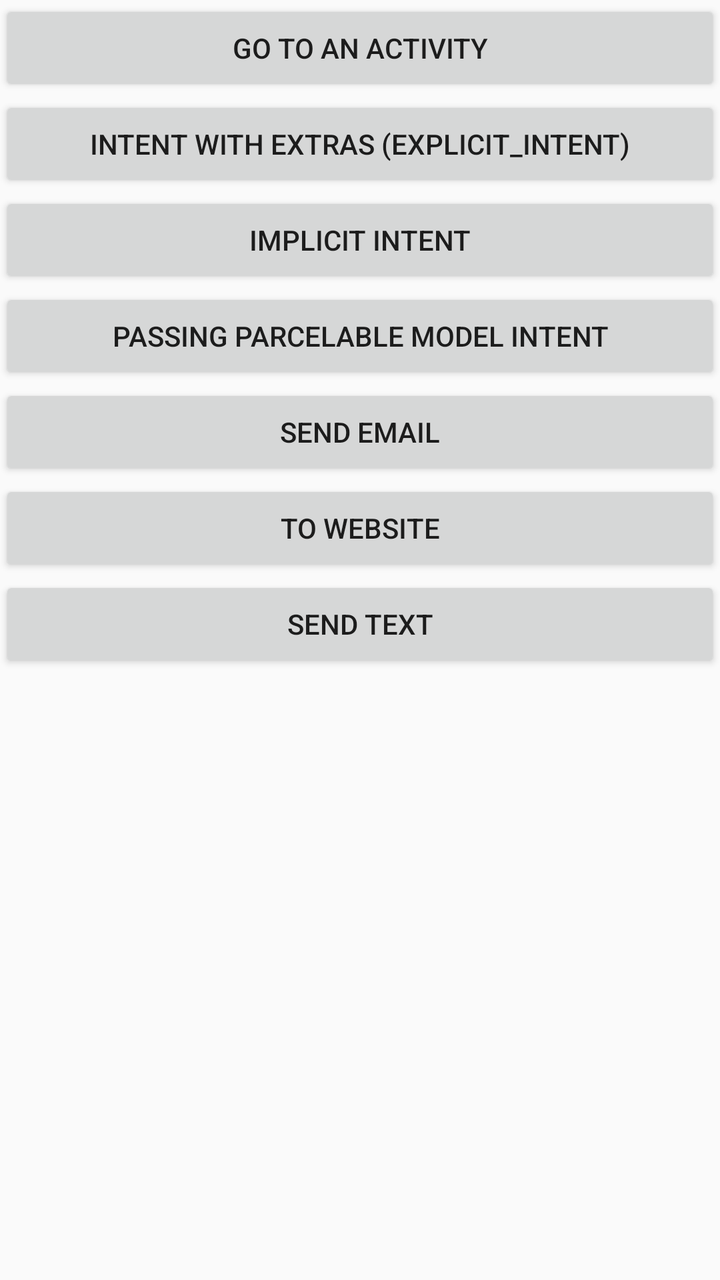
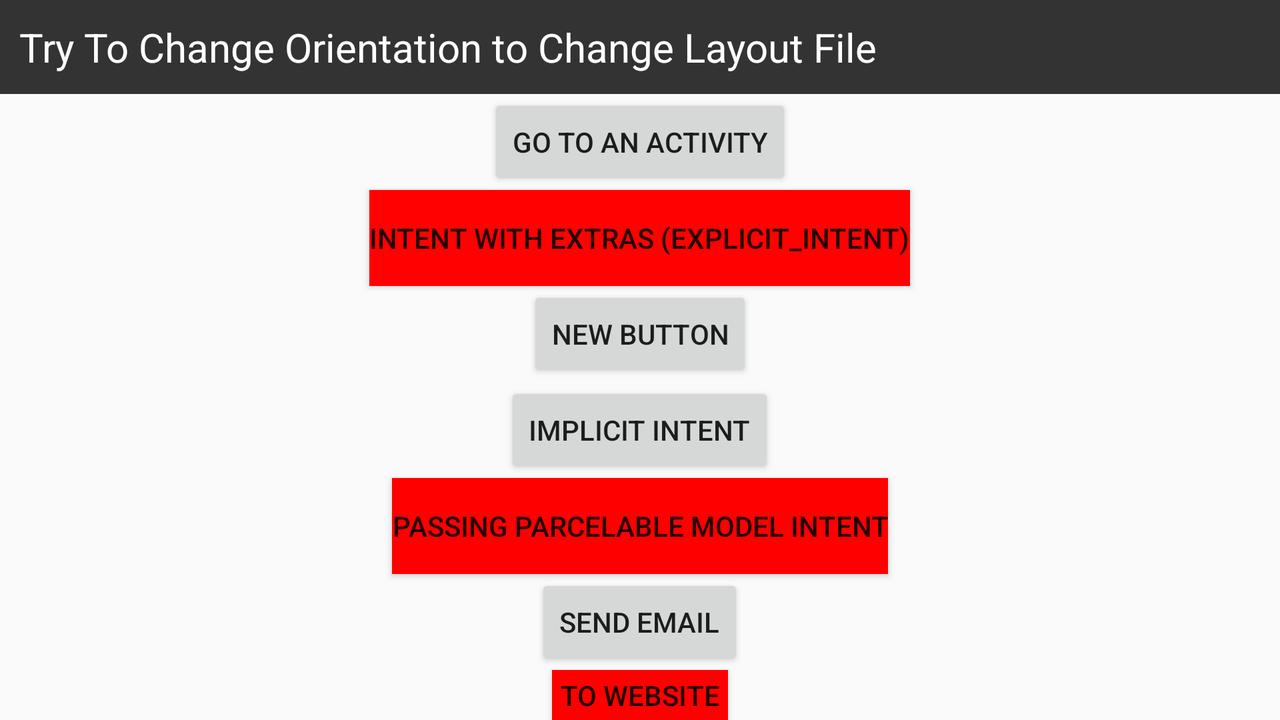

Two renders of one Android screen. The first uses the default layout on a phone; the second uses the alternative layout the repository ships for a different screen configuration, on a matching device. The two XML files are below.
<!-- AndroidManifest.xml: application theme AppTheme -->
<!-- res/layout/activity_intent_types_layout.xml -->
<LinearLayout xmlns:android="http://schemas.android.com/apk/res/android"
    xmlns:tools="http://schemas.android.com/tools" android:layout_width="match_parent"
    android:layout_height="match_parent" android:paddingLeft="@dimen/activity_horizontal_margin"
    android:paddingRight="@dimen/activity_horizontal_margin"
    android:paddingTop="@dimen/activity_vertical_margin"
    android:paddingBottom="@dimen/activity_vertical_margin"
    tools:context="com.courtaks.learningapplication.projects1.intents.intent_types"
    android:orientation="vertical"
    android:gravity="center_horizontal">


    <Button
        android:layout_width="fill_parent"
        android:layout_height="wrap_content"
        android:text="Go To An Activity"
        android:id="@+id/intent_btn_1"
        android:onClick="normal_intent"
        />


    <Button
        android:layout_width="fill_parent"
        android:layout_height="wrap_content"
        android:text="intent with extras (Explicit_intent)"
        android:id="@+id/intent_btn_2"
        android:onClick="Explicit_intent"
        />

    <Button
        android:layout_width="fill_parent"
        android:layout_height="wrap_content"
        android:text="Implicit Intent"
        android:id="@+id/intent_btn_14"
        android:onClick="Implicit_intent"
        />



    <Button
        android:layout_width="fill_parent"
        android:layout_height="wrap_content"
        android:text="Passing Parcelable Model Intent"
        android:id="@+id/intent_btn_3"
        android:onClick="passing_Parcelable_model"
        />


    <Button
        android:layout_width="fill_parent"
        android:layout_height="wrap_content"
        android:text="Send Email"
        android:id="@+id/button9"
        android:onClick="send_email"
        />

    <Button
        android:layout_width="fill_parent"
        android:layout_height="wrap_content"
        android:text="To Website"
        android:id="@+id/button10"
        android:onClick="view_website"
        />

    <Button
        android:layout_width="fill_parent"
        android:layout_height="wrap_content"
        android:text="Send Text"
        android:id="@+id/button11"
        android:onClick="implicitSendText"
        />


</LinearLayout>
<!-- resources referenced by this layout -->
<resources>
  <style name="AppTheme" parent="Theme.AppCompat.Light.DarkActionBar">
          
          <item name="colorPrimary">@color/colorPrimary</item>
          <item name="colorPrimaryDark">@color/colorPrimaryDark</item>
          <item name="colorAccent">@color/colorAccent</item>
      </style>
  <color name="colorPrimary">#3F51B5</color>
  <color name="colorPrimaryDark">#303F9F</color>
  <color name="colorAccent">#FF4081</color>
</resources>
<!-- res/layout-land/activity_intent_types_layout.xml (the author's variant of the layout above) -->
<!-- drawn on the phone turned sideways -->
<LinearLayout xmlns:android="http://schemas.android.com/apk/res/android"
    xmlns:tools="http://schemas.android.com/tools" android:layout_width="match_parent"
    android:layout_height="match_parent" android:paddingLeft="@dimen/activity_horizontal_margin"
    android:paddingRight="@dimen/activity_horizontal_margin"
    android:paddingTop="@dimen/activity_vertical_margin"
    android:paddingBottom="@dimen/activity_vertical_margin"
    tools:context="com.courtaks.learningapplication.projects1.intents.intent_types"
    android:orientation="vertical"
    android:gravity="center_horizontal">


    <TextView
        android:layout_width="match_parent"
        android:layout_height="wrap_content"
        android:text="Try To Change Orientation to Change Layout File"
        android:id="@+id/textView9"
        android:layout_gravity="center_horizontal"
        android:textSize="20dp"
        android:textColor="#ffffff"
        android:background="#333333"
        android:padding="10dp"
        />

    <Button
        android:layout_width="wrap_content"
        android:layout_height="wrap_content"
        android:text="Go To An Activity"
        android:id="@+id/intent_btn_1"
        android:onClick="normal_intent"
        />


    <Button
        android:layout_width="wrap_content"
        android:layout_height="wrap_content"
        android:text="intent with extras (Explicit_intent)"
        android:id="@+id/intent_btn_2"
        android:onClick="Explicit_intent"
        android:background="#ff0101" />

    <Button
        android:layout_width="wrap_content"
        android:layout_height="wrap_content"
        android:text="New Button"
        android:id="@+id/button15" />

    <Button
        android:layout_width="wrap_content"
        android:layout_height="wrap_content"
        android:text="Implicit Intent"
        android:id="@+id/intent_btn_14"
        android:onClick="Implicit_intent"
        />



    <Button
        android:layout_width="wrap_content"
        android:layout_height="wrap_content"
        android:text="Passing Parcelable Model Intent"
        android:id="@+id/intent_btn_3"
        android:onClick="passing_Parcelable_model"
        android:background="#ff0000" />


    <Button
        android:layout_width="wrap_content"
        android:layout_height="wrap_content"
        android:text="Send Email"
        android:id="@+id/button9"
        android:onClick="send_email"
        />

    <Button
        android:layout_width="wrap_content"
        android:layout_height="wrap_content"
        android:text="To Website"
        android:id="@+id/button10"
        android:onClick="view_website"
        android:background="#ff0000" />

    <Button
        android:layout_width="wrap_content"
        android:layout_height="wrap_content"
        android:text="Send Text"
        android:id="@+id/button11"
        android:onClick="implicitSendText"
        />


</LinearLayout>
